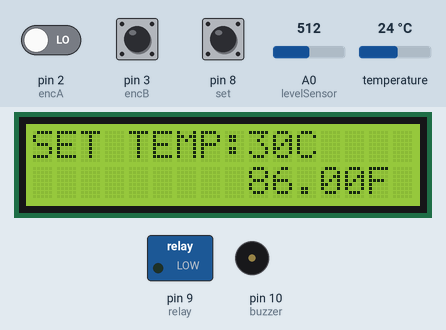
Simulated run of this sketch. Board: Arduino Uno, built with avr-gcc and run on an emulated ATmega328P. Parts: 16×2 character LCD, switched loads named in the sketch (green lamp = pin HIGH), buzzer (waves = sounding). The inputs (shaded band) are chosen by the test bench; at power-on: pin 8 (set) LOW, A0 (levelSensor) = 512, pin 2 (encA) LOW, pin 3 (encB) HIGH, temperature 24 °C. What the sketch prints to the serial monitor is not drawn.

Above: at 1.0 s.
1.1 s: pin 8 (set) pulled HIGH for 1 s
At 3.0 s:
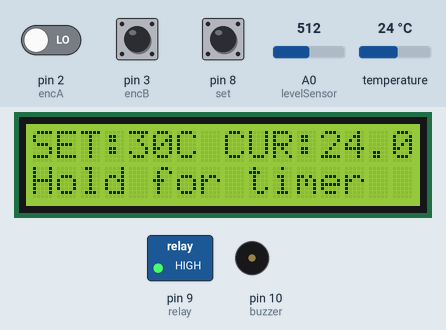
3.7 s: A0 (levelSensor) set to 462
5.2 s: A0 (levelSensor) set to 436
At 6.1 s:
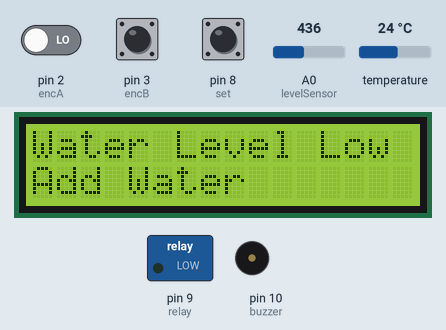
8.2 s: pin 8 (set) pulled HIGH for 1 s
At 9.71 s:
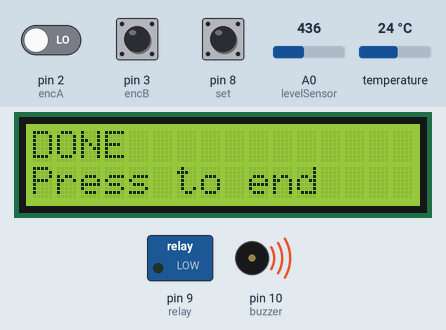
11.2 s: pin 8 (set) pulled HIGH for 0.15 s
At 12.5 s:
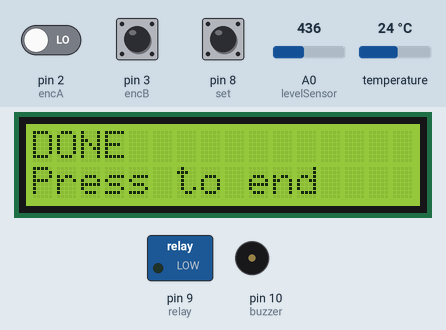
Timing chart, 0 to 13.8 s (numbered marks = the images above; inputs shaded):
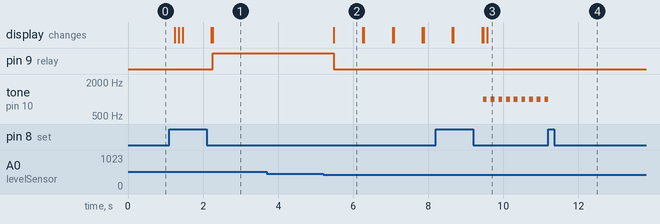

The sketch:

Sous_Vide_Project.ino
```cpp
#include <OneWire.h>
#include <DallasTemperature.h>
#include <LiquidCrystal.h>
#define encA 2
#define encB 3
#define set 8
#define oneWireBus 13
#define levelSensor A0
#define relay 9
#define buzzer 10

LiquidCrystal lcd(12, 11, 4, 5, 6, 7);
OneWire oneWire(oneWireBus);
DallasTemperature tempSensor(&oneWire);

// Encoder
volatile int counter = 30;
volatile int lastStateA;
volatile int lastStateB;

//Timer set and Temp set
boolean tempSet = false;
boolean timeSet = false;
int timer;
unsigned long prevTimer, curTimer;
const unsigned long period = 60000;
boolean done = false;
boolean timerActive = false;

//PID Constants
double kp = 50;
double ki = 0.4;
double kd = 100;

//PID Variables
unsigned long PIDLastTime, PIDCurTime;
double changeTime;
double error;
double lastError;
double cumError;
double changeError;
int targetTemp;
double curTemp;
int powerMax = 100;

//Relay Time Interval
unsigned long intLastTime, intCurTime, intervalTime;
double powerLevel = 0;
int intervalLength = 10; //Period of the relay switching

boolean buzzerOn = true;

void setup() {
  Serial.begin(9600);

  pinMode(encA, INPUT);
  pinMode(encB, INPUT);
  lastStateA = digitalRead(encA);
  lastStateB = digitalRead(encB);
  attachInterrupt(0, readEnc, RISING);
  attachInterrupt(1, readEnc, RISING);

  pinMode(levelSensor, INPUT);
  pinMode(buzzer, OUTPUT);

  lcd.begin(16, 2);
  tempSensor.begin();

  pinMode(set, INPUT);
  pinMode(relay, OUTPUT);

  setTemp();
  setTime();
}

void loop() {
  if (!done) {
    tempSensor.requestTemperatures();
    curTemp = tempSensor.getTempCByIndex(0);
    printLCD("SET:" + String(targetTemp) + "C CUR:" + String(curTemp) + "C ", 0);
    delay(10);

    if (timerActive) {
      updateTimer();
      printLCD("TIMER:" + String(timer) + " MIN      ", 1);
      delay(10);
    }
    else {
      printLCD("Hold for timer", 1);
      delay(10);
      if (digitalRead(set) == 1) {
        startTimer();
      }
    }

    if(analogRead(A0) > 450){
      delay(10);
      powerLevel = PIDout();
      updatePID();
      delay(10);
    }
    else{
      digitalWrite(relay, LOW);
      lcd.clear();
      printLCD("Water Level Low", 0);
      printLCD("Add Water", 1);
    }
    Serial.println(String(powerLevel));

  }
  else {
    digitalWrite(relay, LOW);
    if(digitalRead(set) == 1){
      buzzerOn = false;
    }
  else if(buzzerOn){
      tone(buzzer,400,100);
      tone(buzzer,1000,100);
      delay(100);
      lcd.clear();
      printLCD("DONE", 0);
      printLCD("Press to end", 1);
  }
    delay(100);
  }
}

void updatePID() {
  intCurTime = millis();
  unsigned long intChangeTime = intCurTime - intLastTime;
  intervalTime += intChangeTime;

  if (intervalTime > intervalLength * 1000) {
    intervalTime = 0;
  }
  else if (intervalTime < intervalLength * 1000 * powerLevel) {
    digitalWrite(relay, HIGH);
  }
  else {
    digitalWrite(relay, LOW);
  }
  intLastTime = intCurTime;
}

double PIDout() {
  PIDCurTime = millis();
  changeTime = double(PIDCurTime - PIDLastTime) / 1000;

  error = targetTemp - curTemp;
  changeError = (error - lastError) / changeTime;

  cumError += error * changeTime;
  cumError = constrain(cumError, 0, powerMax * 0.5);

  double output = kp * error + ki * cumError + kd * changeError;
  output = constrain(output, 0, powerMax);
  lastError = error;
  PIDLastTime = PIDCurTime;

  return output / powerMax;
}

void printLCD(String message, int line) {
  lcd.setCursor(0, line);
  lcd.print(message);
}

void setTemp() {
  while (!tempSet) {

    counter = constrain(counter, 30, 80);
    double tempInF = counter*(9.0/5.0)+32;

    if (digitalRead(set) == 1) {
      targetTemp = counter;
      tempSet = true;
    }
    printLCD("SET TEMP:" + String(counter) + "C", 0);
    printLCD("         " + String(tempInF) + "F", 1);
    delay(100);
    lcd.clear();
  }
}

void setTime() {
  delay(100);
  counter = 0;
  while (!timeSet) {
    if (counter < 0) {
      counter = 0;
    }
    if (digitalRead(set) == 1) {
      timer = counter;
      timeSet = true;
    }
    printLCD("SET TIME:" + String(counter), 0);
    delay(100);
    lcd.clear();
  }
}
void startTimer() {
  prevTimer = millis();
  timerActive = true;
}

void updateTimer() {
  curTimer = millis();
  if (curTimer - prevTimer >= period) {
    prevTimer = curTimer;
    timer --;
  }
  else if (timer <= 0) {
    done = true;
  }
}

void readEnc() {
  int currentStateA = digitalRead(encA);
  int currentStateB = digitalRead(encB);

  if (currentStateA == 1 && currentStateB == 1) {
    if (lastStateA == 1 && lastStateB == 0) {
      counter --;
    }
    else if (lastStateA == 0 && lastStateB == 1) {
      counter ++;
    }
  }

  lastStateA = currentStateA;
  lastStateB = currentStateB;
}
```

Measured:
- the behaviour switches between 451 and 450 on A0 (levelSensor) (found by bisection; images 1 and 2)
- after the input at 1.1 s, pin 9 (relay): LOW → HIGH after 1.2 s; the display: first changes after 0.15 s (image 1 shows a later state)
- after the input at 3.7 s, every drawn part: stays the same
- after the input at 5.2 s, pin 9 (relay): HIGH → LOW after 0.28 s; the display: changes after 0.29 s (image 2)
- after the input at 8.2 s, tone on pin 10 (buzzer): alternates 1000 Hz for 0.10 s and silent for 0.10 s, starting after 1.3 s; the display: first differs from a run without the input after 1.4 s (image 3)
- after the input at 11.2 s, tone on pin 10 (buzzer): goes on until 11.2 s, then stays silent
- what the display in image 2 shows lasts 0.8 s, from 5.5 s to 6.3 s
